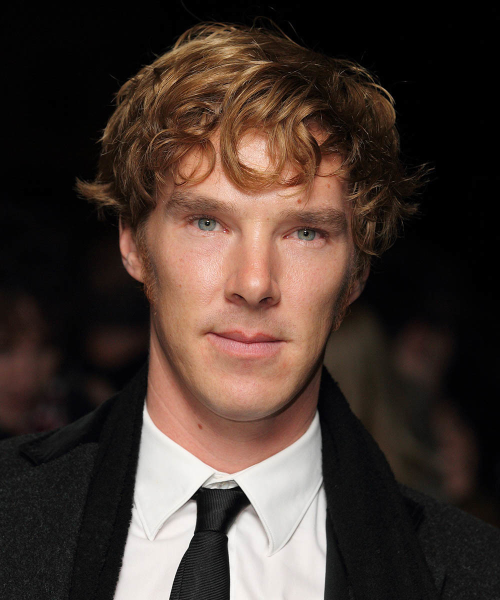
#> input picture model/test_images/benedict_cumberbatch4.jpg, 1000 x 1200 px (shown at 1/2 size)
$ jupyter execute --allow-errors 'Manipulation with some Metrics.ipynb'
#> lines starting #> are read from the running program, lines starting #| are printed output that depends on the picture; after the words box and inside, x2 and y2 are one past the last pixel; in counts of white or black regions, pixels touching at a corner belong together
<h2 style='color:blue' align='center'>Hollywood Face Recognition<h2>

[cell 1]
import numpy as np
import cv2
import matplotlib
from matplotlib import pyplot as plt
from skimage.io import imread, imshow

<h3 style='color:purple'>1.1 Preprocessing: Detect face and eyes</h3>

#### When we look at any image, most of the time we identify a person using a face. An image might contain multiple faces, also the face can be obstructed and not clear. The first step in our pre-processing pipeline is to detect faces from an image. Once face is detected, we will detect eyes, if two eyes are detected then only we keep that image otherwise discard it.</h4>

#### Now how do you detect face and eyes?

We will use <strong>haar cascade</strong> from opencv for this. Here is an article on this: https://towardsdatascience.com/face-detection-in-2-minutes-using-opencv-python-90f89d7c0f81

[cell 2]
img = cv2.imread('./test_images/benedict_cumberbatch4.jpg')
#> img is the input picture: shape (1200, 1000, 3); mean B, G, R 47.3, 54.3, 69
print(img.shape)
#| (1200, 1000, 3)
plt.imshow(img)

[cell 3]
gray_img = cv2.cvtColor(img, cv2.COLOR_BGR2GRAY)
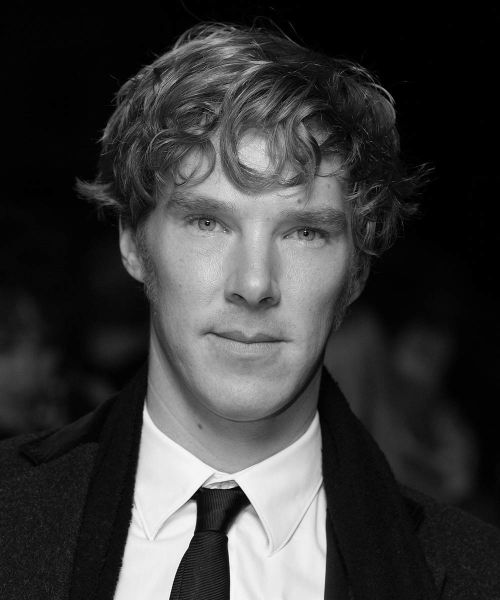
#> gray_img: shape (1200, 1000) (shown at 1/2 size); min 0, max 255, mean 57.9
print(gray_img.shape)
#| (1200, 1000)
print(gray_img)
#> (printed output is left out)
plt.imshow(gray_img, cmap='gray')

[cell 4]
# Detecting the faces exist in image
face_cascade = cv2.CascadeClassifier('./opencv/haarcascades/haarcascade_frontalface_default.xml')

faces = face_cascade.detectMultiScale(gray_img, 1.3, 5)
#> faces = [[251, 265, 514, 514]]
print(faces)
#| [[251 265 514 514]]

#> (the rest of this cell did not finish here and is left out)

#> (a cell that did not finish here is left out)

[cell 6]
# Detecting the eyes (by drawing a green rectangle around them) of each face detected in the image (if there are multiple faces)
eye_cascade = cv2.CascadeClassifier('./opencv/haarcascades/haarcascade_eye.xml')
cv2.destroyAllWindows()
for (x,y,w,h) in faces:
    face_img = cv2.rectangle(img,(x,y),(x+w,y+h),(255,0,0),2)
    roi_gray = gray_img[y:y+h, x:x+w]
    roi_color = face_img[y:y+h, x:x+w]
    eyes = eye_cascade.detectMultiScale(roi_gray)
    for (ex,ey,ew,eh) in eyes:
        cv2.rectangle(roi_color,(ex,ey),(ex+ew,ey+eh),(0,255,0),2)
#> this loop made 1 pass
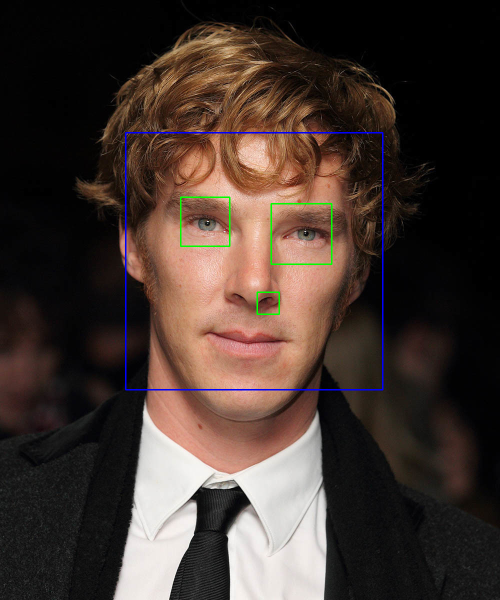
#> img: shape (1200, 1000, 3) (shown at 1/2 size); 0.78% of pixels changed, all inside (x1, y1, x2, y2) = (250, 264, 767, 781)
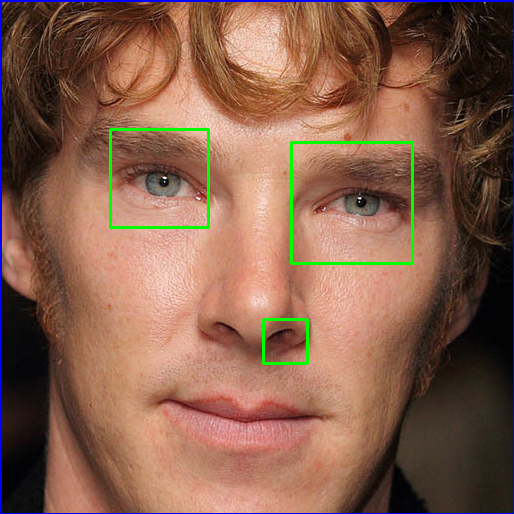
#> roi_color: shape (514, 514, 3); mean B, G, R 77.5, 96.1, 134.6


plt.figure()
plt.imshow(face_img, cmap='gray')
plt.show()

[cell 7]
eye_cascade = cv2.CascadeClassifier('./opencv/haarcascades/haarcascade_eye.xml')
cv2.destroyAllWindows()
roi_color = []
i = 0
for (x,y,w,h) in faces:
    face_img = cv2.rectangle(img,(x,y),(x+w,y+h),(255,0,0),2)
    roi_gray = gray_img[y:y+h, x:x+w]
    roi_color.append(face_img[y:y+h, x:x+w])
    eyes = eye_cascade.detectMultiScale(roi_gray)
    for (ex,ey,ew,eh) in eyes:
        cv2.rectangle(roi_color[i],(ex,ey),(ex+ew,ey+eh),(0,255,0),2)
    i += 1
#> this loop made 1 pass
#> (x, y, w, h, i) on pass 1: (251, 265, 514, 514, 1)
#> after the loop, i = 1; roi_color = 1 item


plt.figure()
plt.imshow(face_img, cmap='gray')
plt.show()

<h3 style='color:purple'>1.2 Preprocessing: Crop the facial region of the image</h3>

[cell 8]
# roi_color is just the region of the face in the original image
plt.imshow(roi_color[0], cmap='gray')

# getting a cropped image of only the face (or faces)
cropped_img = np.array(roi_color[0])
cropped_img.shape
#> Out = (514, 514, 3)

#> (a cell that did not finish here is left out)

<h3 style='color:purple'>1.3 Preprocessing: Load image, detect face. If eyes >=2, then save and crop the face region</h3>

####  A function that can take input image and returns cropped image (if face and eyes >=2 are detected)

[cell 10]
def get_cropped_image_if_2_eyes(image_path):
#> called with image_path = './test_images/benedict_cumberbatch4.jpg'
    img = cv2.imread(image_path)
    gray_img = cv2.cvtColor(img, cv2.COLOR_BGR2GRAY)
    faces = face_cascade.detectMultiScale(gray_img, 1.3, 5)
#> faces = [[251, 265, 514, 514]]
    for (x,y,w,h) in faces:
        roi_gray = gray_img[y:y+h, x:x+w]
        roi_color = img[y:y+h, x:x+w]
        eyes = eye_cascade.detectMultiScale(roi_gray)
        if len(eyes) >= 2:
            return roi_color

[cell 11]
original_image = cv2.imread('./test_images/benedict_cumberbatch4.jpg')
plt.imshow(original_image)

[cell 12]
cropped_image = get_cropped_image_if_2_eyes('./test_images/benedict_cumberbatch4.jpg')
plt.imshow(cropped_image)

**In below image face is not very clear and it doesn't have two eyes clearly visible**

[cell 13]
org_img_obs = cv2.imread('./test_images/benedict_cumberbatch2.jpg')
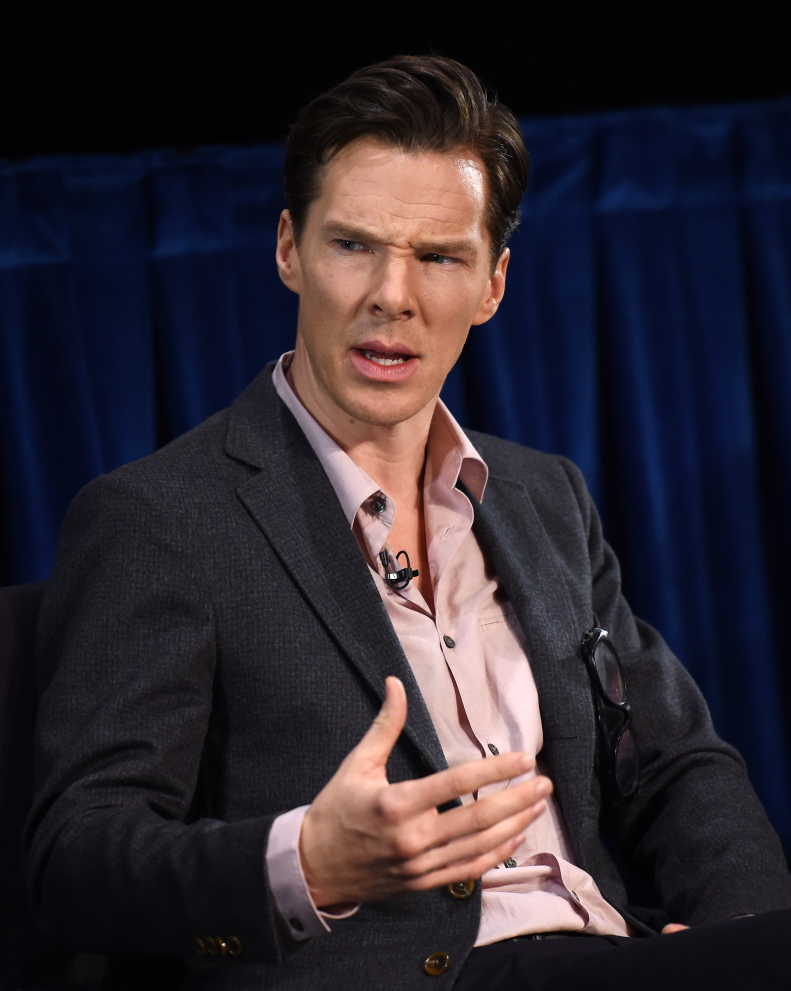
#> input picture model/test_images/benedict_cumberbatch2.jpg, 2373 x 2972 px (shown at 1/3 size)
#> org_img_obs is the input picture: shape (2972, 2373, 3); mean B, G, R 47.4, 39.5, 46.4
plt.figure()
#> (the rest of this cell did not finish here and is left out)

[cell 14]
face_cascade = cv2.CascadeClassifier('./opencv/haarcascades/haarcascade_frontalface_default.xml')

#> (the rest of this cell did not finish here and is left out)

[cell 15]
face_img = cv2.rectangle(org_img_obs,(x,y),(x+w,y+h),(0, 255, 0), 2)
plt.imshow(face_img)

eye_cascade = cv2.CascadeClassifier('./opencv/haarcascades/haarcascade_eye.xml')
cv2.destroyAllWindows()
#> (the rest of this cell did not finish here and is left out)

#> (a cell that did not finish here is left out)

[cell 17]
cropped_image_no_2_eyes = get_cropped_image_if_2_eyes('./test_images/benedict_cumberbatch2.jpg')
#> call 2 of get_cropped_image_if_2_eyes, with image_path = './test_images/benedict_cumberbatch2.jpg'
#> in get_cropped_image_if_2_eyes (call 2), `gray_img = cv2.cvtColor(img, cv2.COLOR_BGR2GRAY)`:
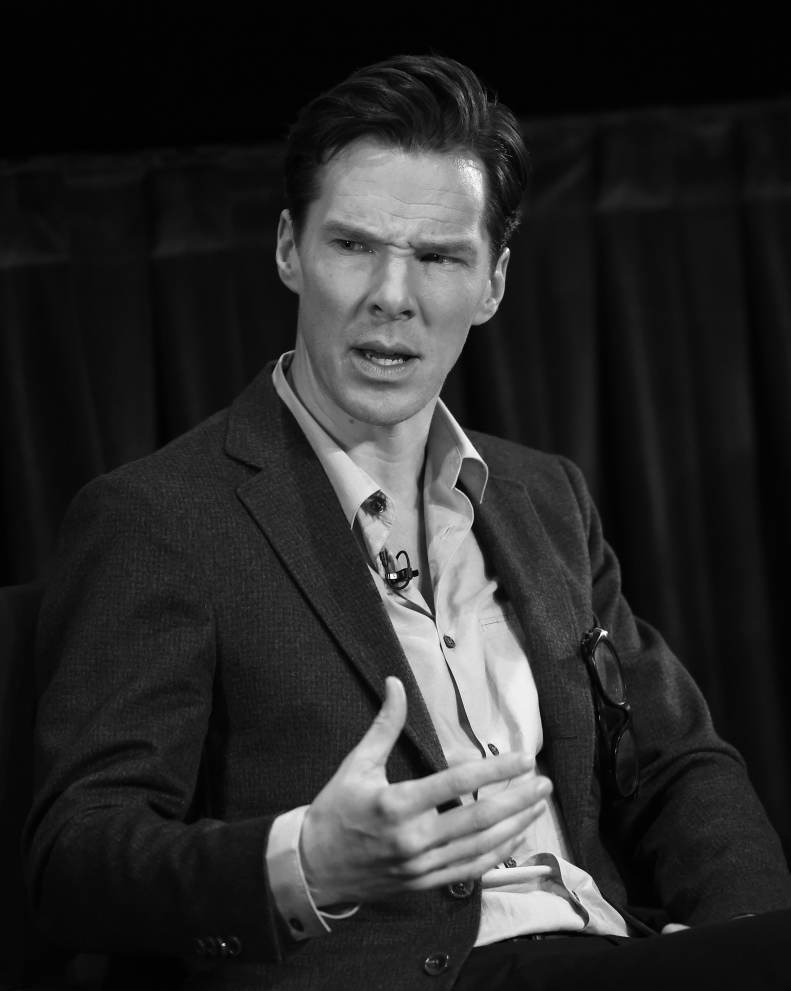
#> gray_img: shape (2972, 2373) (shown at 1/3 size); min 0, max 255, mean 42.5
#> in get_cropped_image_if_2_eyes (call 2), `faces = face_cascade.detectMultiScale(gray_img, 1.3, 5)`: faces = [[805, 461, 752, 752]]
#> the loop in get_cropped_image_if_2_eyes (call 2), `for (x,y,w,h) in faces:` made 1 pass
#> (x, y, w, h, eyes) on pass 1: (805, 461, 752, 752, [[180, 222, 99, 99]])
#> pass 1, in get_cropped_image_if_2_eyes (call 2), `roi_gray = gray_img[y:y+h, x:x+w]`:
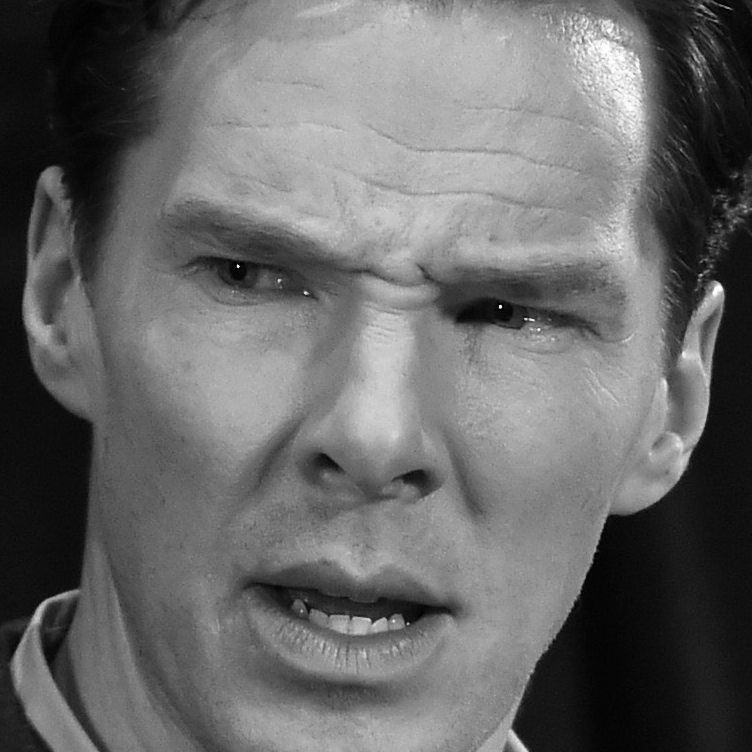
#> roi_gray: shape (752, 752); min 0, max 255, mean 104.2
#> pass 1, in get_cropped_image_if_2_eyes (call 2), `roi_color = img[y:y+h, x:x+w]`:
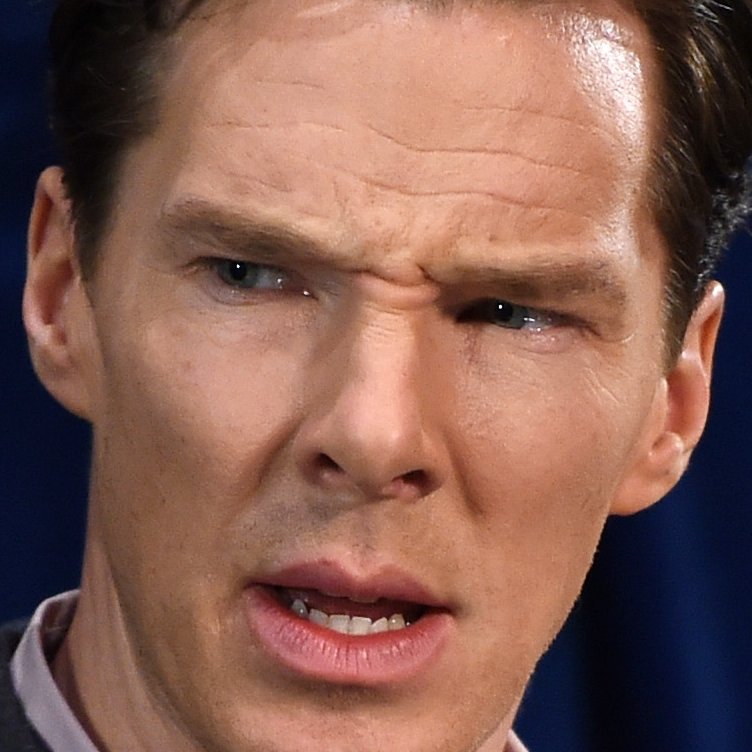
#> roi_color: shape (752, 752, 3); mean B, G, R 82.8, 93.8, 132.7
print(cropped_image_no_2_eyes)

**Above cropped_image_no_2_eyes is None which means we should ignore this image and we will not use such image for model training**

[cell 18]
# Generating a _cropped folder for images of faces only
path_to_data = "./dataset/"
path_to_cr_data = "./dataset/_cropped/"

[cell 19]
import os
img_dirs = []
#> (the rest of this cell did not finish here and is left out)

**Go through all images in dataset folder and create cropped images for them. There will be cropped folder inside dataset folder after you run this code**

[cell 20]
# Create the _cropped folder
# Don't run this again!!
import shutil
if os.path.exists(path_to_cr_data):
     shutil.rmtree(path_to_cr_data)
os.mkdir(path_to_cr_data)

[cell 21]
#
cropped_image_dirs = []
actor_file_names_dict = {}

for img_dir in img_dirs:
    count = 1
    actor_name = img_dir.split('/')[-1]
    actor_file_names_dict[actor_name] = []
    for entry in os.scandir(img_dir):
        # print(entry)
        roi_color = get_cropped_image_if_2_eyes(entry.path)
        if roi_color is not None:
            cropped_folder = path_to_cr_data + actor_name
            if not os.path.exists(cropped_folder):
                os.makedirs(cropped_folder)
                cropped_image_dirs.append(cropped_folder)
                print("Generating cropped images in folder: ", cropped_folder)
            cropped_file_name = actor_name + str(count) + ".png"
            cropped_file_path = cropped_folder + "/" + cropped_file_name
            cv2.imwrite(cropped_file_path, roi_color)
            # This is needed later
            actor_file_names_dict[actor_name].append(cropped_file_path)
            count += 1

### Now we should have cropped folder under datasets folder that contains cropped images

### Manually examine cropped folder and delete any unwanted images

[cell 22]
# The dictionary created before in the cropping process
actor_file_names_dict = {}
for img_dir in cropped_image_dirs:
    actor_name = img_dir.split('/')[-1]
    file_list = []
    for entry in os.scandir(img_dir):
        file_list.append(entry.path)
    actor_file_names_dict[actor_name] = file_list
actor_file_names_dict

<h3 style='color:purple'>(2) Preprocessing: Use wavelet transform as a feature for traning our model</h3>

#### In wavelet transformed image, you can see edges clearly and that can give us clues on various facial features such as eyes, nose, lips etc

### 1.4 Preprocessing: Wavelet transform

[cell 23]
import numpy as np
import pywt
import cv2

def w2d(img, mode='haar', level=1):
#> called with mode = 'db1', level = 5
    imArray = img
    #Datatype conversions
    #convert to grayscale
    imArray = cv2.cvtColor( imArray,cv2.COLOR_RGB2GRAY )
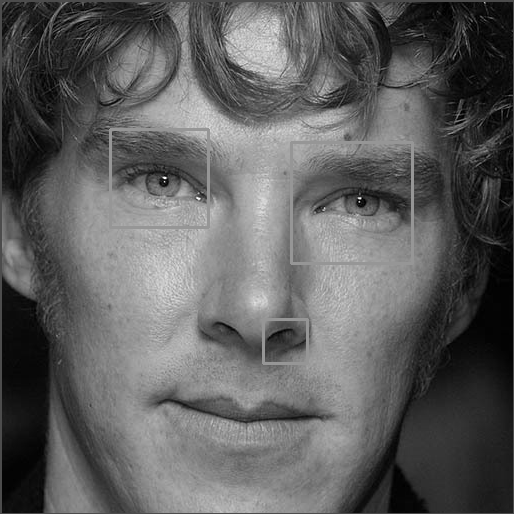
#> imArray: shape (514, 514); min 0, max 254, mean 95
    #convert to float
    imArray =  np.float32(imArray)
    imArray /= 255;
    # compute coefficients
    coeffs=pywt.wavedec2(imArray, mode, level=level)
#> coeffs = 6 items

    #Process Coefficients
    coeffs_H=list(coeffs)
#> coeffs_H = 6 items
    coeffs_H[0] *= 0;

    # reconstruction
    imArray_H=pywt.waverec2(coeffs_H, mode);
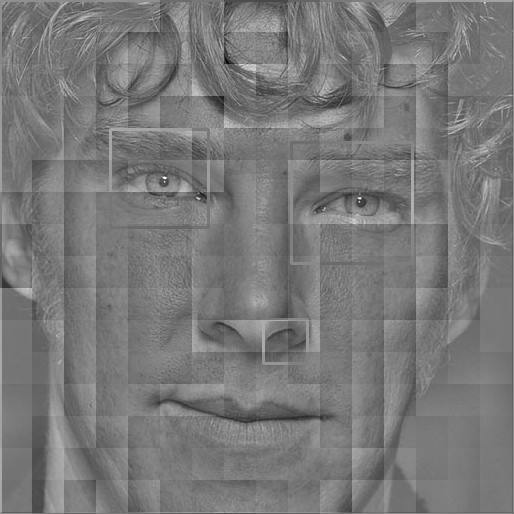
#> imArray_H: shape (514, 514) float32; min -0.625, max 0.692, mean 3.7e-11; drawn with min black and max white
    imArray_H *= 255;
    imArray_H =  np.uint8(imArray_H)
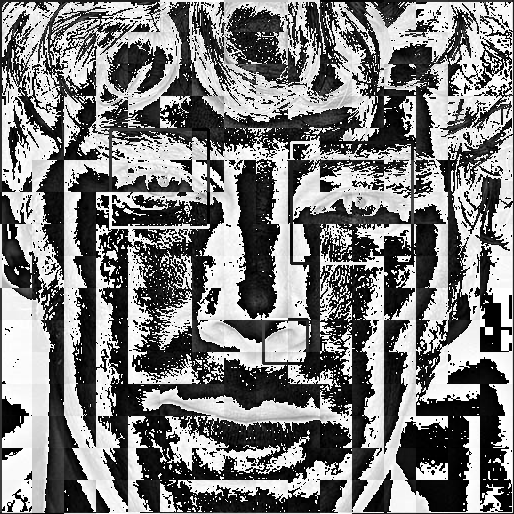
#> imArray_H: shape (514, 514); min 0, max 255, mean 124.4

    return imArray_H

[cell 24]
im_har = w2d(cropped_img,'db1',5)
plt.imshow(im_har, cmap='gray')

#### You can see above a wavelet transformed image that gives clues on facial features such as eyes, nose, lips etc. This along with raw pixel image can be used as an input for our classifier

### Images in cropped folder can be used for model training. We will use these raw images along with wavelet transformed images to train our classifier. Let's prepare X and y now

[cell 25]
# Express actor names as numbers from 0 to 9
class_dict = {}
count = 0
for actor_name in actor_file_names_dict.keys():
    class_dict[actor_name] = count
    count = count + 1
class_dict
